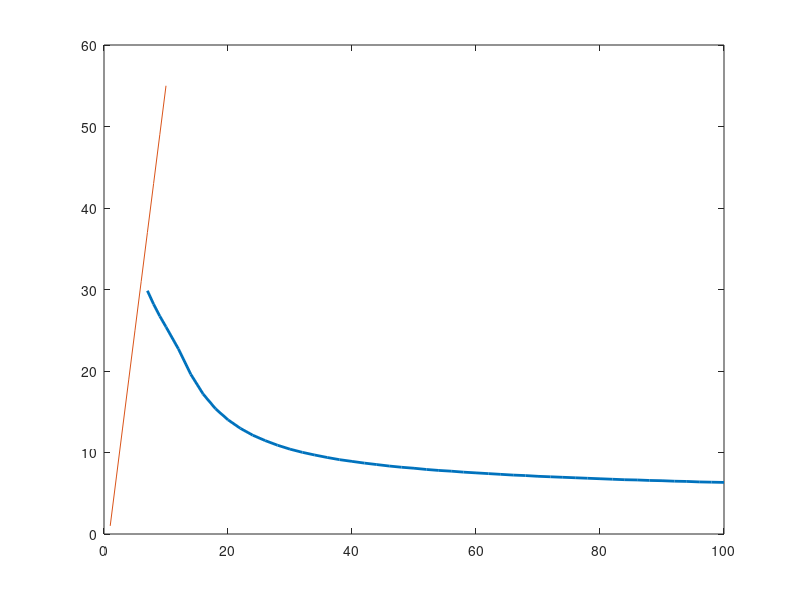

MATLAB code for this plot: (Note: this script raises an error after producing the figure.)
%-----------------------------------------------------------------------
% to plot t_on as a function of h & Da
%-------------------------------------------------------------------------

close all;
clear all;
clc;

load("Da_vec.mat");
load("t_on_vec.mat");
load("h=0.5_Da_vec.mat");
load("h=0.5_t_on.mat");

hv=[0.1 0.2 0.3 0.4 0.5];

for i=1:size(hv,2)
labels{i}={sprintf('$h=%1.1f$', hv(1,i))};
end

for k=1:4
plot1(k)=plot(Dav,t_on(k,:),'LineWidth',2,'Marker','none',MarkerIndices=1:6:length(Dav));
hold on
end

set(plot1(1),'DisplayName','$h=0.1$','Marker','*','LineStyle','-.',...
    'Color',[0.0745098039215686 0.623529411764706 1]);
set(plot1(2),'DisplayName','$h=0.2$',...
    'Color',[0.00784313725490196 0.207843137254902 0.341176470588235]);
set(plot1(3),'DisplayName','$h=0.3$','Marker','o',...
    'Color',[0.988235294117647 0.435294117647059 0.196078431372549]);
set(plot1(4),'DisplayName','$h=0.4$','LineStyle','--',...
    'Color',[0.670588235294118 0.149019607843137 0.149019607843137]);
plot1(5) = plot(xplot1,yplot1,...
    'XLimInclude','off',...
    'Parent',gca,...
    'MarkerSize',6,...
    'DisplayName','$h=0.5$','LineWidth',2,...
    'Color',[0.470588235294118 0.811764705882353 0.0235294117647059]);

box(gca,'on');
grid(gca,'on');
hold(gca,'on');

% Set the remaining axes properties
set(gca,'FontSize',12,'FontWeight','bold','TitleFontWeight','normal');
ylabel('$t_{on}$','FontWeight','bold','FontSize',24,'Interpreter','latex');
xlabel('$Da$','FontWeight','bold','FontSize',24,'Interpreter','latex');

% legend 
legend1 = legend(string(labels));
set(legend1,...
   'Position',[0.413546476914288 0.573340221210623 0.22367419461962 0.332594227632239],...
    'Interpreter','latex',...
    'FontSize',18);

set(gcf,'GraphicsSmoothing','on')
set(gcf,'Units','centimeters')
pos=get(gcf,'Position');
npos = pos +[0 0 0 1];
set(gcf,'Position',npos);
exportgraphics(gcf,'fig8a.jpg','Resolution',600)